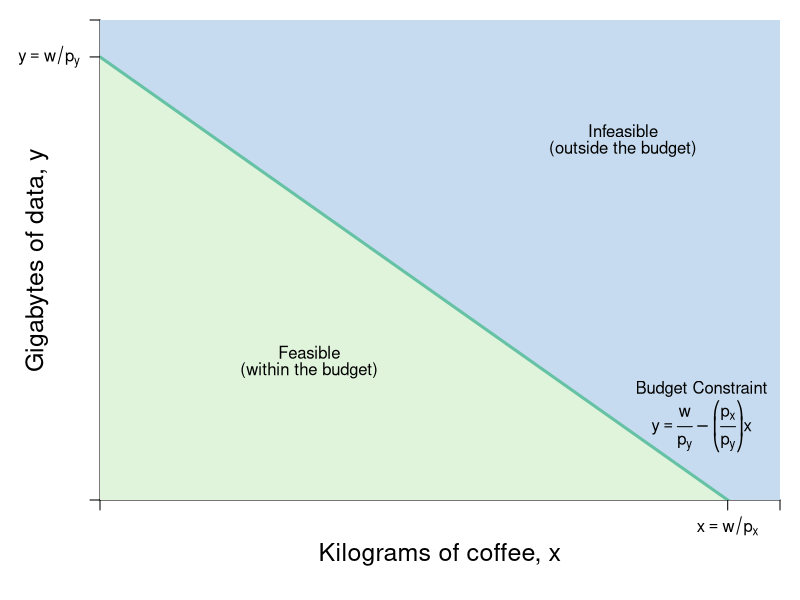

Recreate this plot in R.
require(shape)
pdf(file = "indmarketdemand/budget_basic.pdf", width = 9, height = 7)

#Set parameters for graphics
axislabelsize <- 1.5
graphlinewidth <- 3
segmentlinewidth <- 2


COL <- c("#7fc97f", "#beaed4", "#fdc086", "#ffff99", "#386cb0", "#f0027f", "#bf5b17", "#666666")
COLA <- c("#e0f3db", "#99d8c9","#66c2a4","#41ae76", "#238b45", "#005824")
COLB <- c("#c6dbef", "#4eb3d3", "#2b8cbe", "#0868ac","#084081")

#Edited the margins to cater for the larger LHS labels
par(mar =  c(5, 5, 1, 1))

mrsA <- function(x, rmax = 10, xmax = 20) {
  rmax - (rmax/xmax)*x
}


uA <- function(x, y, rmax = 2, xmax = 12) {
  y + rmax*x - (1/2)*(rmax/xmax)*x^2
}

indiffA1 <- function(x, uA = 10, rmax = 2.5, xmax = 10) {
  uA - rmax*x + (1/2)*(rmax/xmax)*(x^2)
}


bcA <- function(x, w = 20, p = 2) {
  w - p*x
}


xlims <- c(0, 13)
ylims <- c(0, 13)

npts <- 501 
x <- seq(xlims[1], xlims[2], length.out = npts)
y <- seq(ylims[1], ylims[2], length.out = npts) 
a <- c(13, 15, 17)

plot(0, 0, xlim = xlims, ylim = ylims, type = "n",
     xlab = expression(paste("")),
     ylab = expression(paste("")), 
     xaxt = "n", 
     yaxt = "n", 
     cex.lab = axislabelsize, 
     bty = "n",
     xaxs="i", 
     yaxs="i")

# ticksy <- seq(from = 0, to = ylims[2], by = 2)
# ylabels <- seq(from = 0, to = ylims[2], by = 2)
# ticksx <- seq(from = 0, to = xlims[2], by = 2)
# xlabels <- seq(from = 0, to = xlims[2], by = 2)
ticksy <- c(0, 12, ylims[2])
ylabels <- c(NA, expression(paste(y == w/p[y])), NA)
ticksx <- c(0, 12, xlims[2])
xlabels <- c(NA,  expression(paste(x == w/p[x])), NA)

axis(1, at = ticksx, pos = 0, labels = xlabels)
axis(2, at = ticksy, pos = 0, labels = ylabels, las = 1)

npts <- 500 
xx1 <- seq(xlims[1], xlims[2], length.out = npts)

xpoly1 <- c(0, 0, 12, 0)
ypoly1 <- c(0, 12, 0, 0)
polygon(x = xpoly1, y = ypoly1, col = COLA[1], density=NULL, border = NA)
xpoly2 <- c(0, 0, 13, 13, 12, 0)
ypoly2 <- c(12, 13, 13, 0, 0, 12)
polygon(x = xpoly2, y = ypoly2, col = COLB[1], density=NULL, border = NA)

lines(xx1, bcA(xx1, w = 12, p = 1), col = COLA[3], lwd = graphlinewidth)

mtext(expression(paste("Kilograms of coffee, ", x)), side=1, line = 2.5, cex = axislabelsize)
text(-1.2, 0.5*ylims[2], expression(paste("Gigabytes of data, ", y)), xpd = TRUE, cex = axislabelsize, srt = 90) 

text(4, 4, expression("Feasible"))
text(4, 3.5, expression("(within the budget)"))
text(10, 10, expression("Infeasible"))
text(10, 9.5, expression("(outside the budget)"))
#text(7.3, 2.5, expression("Curve"))
#Arrows(7.3, 3.5, 7.3, 6.1, col = "black", lty = 1, lwd = 2, arr.type = "triangle", arr.lwd = 0.5)

#Label the iso-welfare functions for the HG, Aisha
#text(4, 1.5, expression(bc[px]))
#text(7.5, 1.5, expression(bc[px]))
text(11.5, 3, expression("Budget Constraint"))
text(11.5, 2, expression(paste(y == frac(w,p[y]) - bgroup("(",frac(p[x], p[y]),")")*x)))

dev.off()
